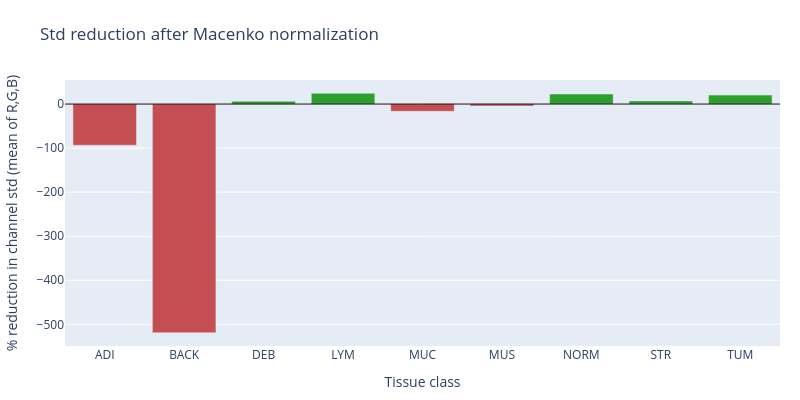
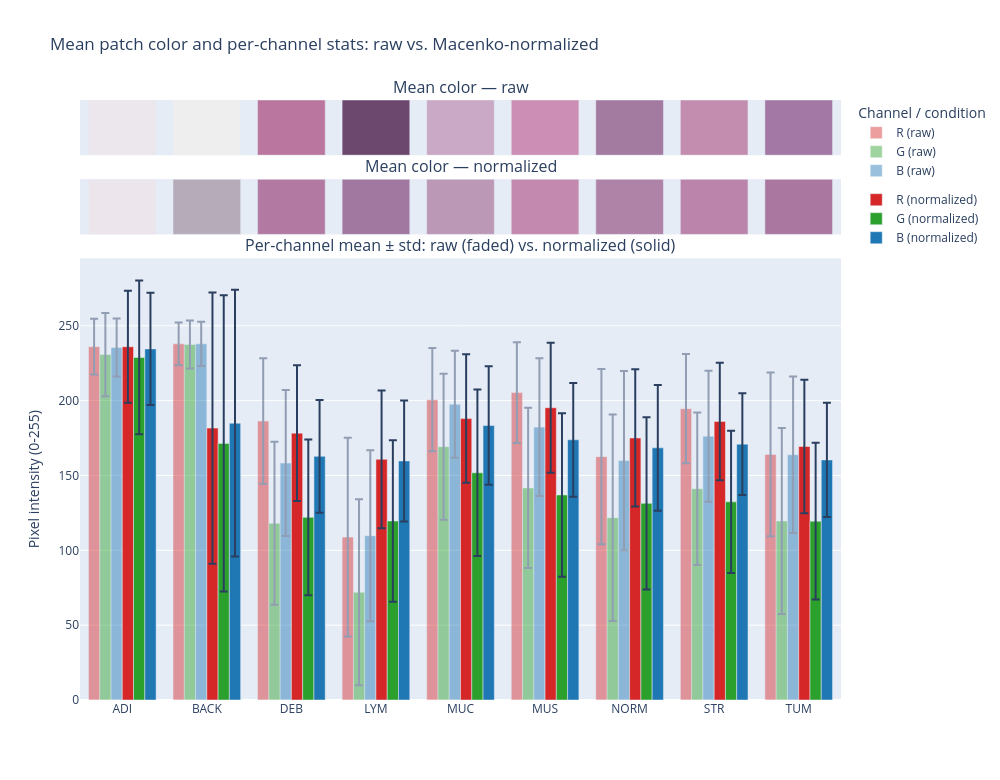

Write notebook code for charts like these, in order.
### Code cell
normalizer = sn.load_normalizer_target("notebooks/output/macenko_target_nct100k.npz")


stats_before, stats_after = sn.compute_paired_channel_stats(NCT, normalizer,
                                                            n_samples_per_class=2500)

reduction = sn.compute_variance_reduction(stats_before, stats_after)
sn.plot_variance_reduction(reduction).show()
sn.plot_channel_stats_comparison(stats_before, stats_after).show()

### Figure 1 — Plotly figure (JSON) as saved in the notebook; plotly's stock layout.template omitted (floating-point values rounded to 4 significant figures)
{"data": [{"marker": {"color": ["#c44e52", "#c44e52", "#2ca02c", "#2ca02c", "#c44e52", "#c44e52", "#2ca02c", "#2ca02c", "#2ca02c"]}, "type": "bar", "x": ["ADI", "BACK", "DEB", "LYM", "MUC", "MUS", "NORM", "STR", "TUM"], "y": [-93.42, -519.0, 6.401, 24.4, -16.43, -4.5, 22.79, 7.168, 20.38]}], "layout": {"height": 400, "margin": {"b": 20, "l": 60, "r": 20, "t": 80}, "shapes": [{"line": {"color": "black", "width": 1}, "type": "line", "x0": 0, "x1": 1, "xref": "x domain", "y0": 0, "y1": 0, "yref": "y"}], "title": {"text": "Std reduction after Macenko normalization"}, "width": 800, "xaxis": {"title": {"text": "Tissue class"}}, "yaxis": {"title": {"text": "% reduction in channel std (mean of R,G,B)"}}}}

### Figure 2 — Plotly figure (JSON) as saved in the notebook; plotly's stock layout.template omitted (floating-point values rounded to 4 significant figures)
{"data": [{"hoverinfo": "text", "hovertext": ["rgb(236,231,236)", "rgb(238,238,238)", "rgb(186,118,158)", "rgb(109,72,110)", "rgb(201,169,198)", "rgb(205,142,182)", "rgb(163,122,160)", "rgb(195,141,176)", "rgb(164,120,164)"], "marker": {"color": ["rgb(236,231,236)", "rgb(238,238,238)", "rgb(186,118,158)", "rgb(109,72,110)", "rgb(201,169,198)", "rgb(205,142,182)", "rgb(163,122,160)", "rgb(195,141,176)", "rgb(164,120,164)"]}, "showlegend": false, "type": "bar", "x": ["ADI", "BACK", "DEB", "LYM", "MUC", "MUS", "NORM", "STR", "TUM"], "xaxis": "x", "y": [1, 1, 1, 1, 1, 1, 1, 1, 1], "yaxis": "y"}, {"hoverinfo": "text", "hovertext": ["rgb(236,229,235)", "rgb(182,171,185)", "rgb(178,122,163)", "rgb(161,120,160)", "rgb(188,152,183)", "rgb(195,137,174)", "rgb(175,131,168)", "rgb(186,132,171)", "rgb(169,119,160)"], "marker": {"color": ["rgb(236,229,235)", "rgb(182,171,185)", "rgb(178,122,163)", "rgb(161,120,160)", "rgb(188,152,183)", "rgb(195,137,174)", "rgb(175,131,168)", "rgb(186,132,171)", "rgb(169,119,160)"]}, "showlegend": false, "type": "bar", "x": ["ADI", "BACK", "DEB", "LYM", "MUC", "MUS", "NORM", "STR", "TUM"], "xaxis": "x2", "y": [1, 1, 1, 1, 1, 1, 1, 1, 1], "yaxis": "y2"}, {"error_y": {"array": [18.61, 14.26, 41.98, 66.4, 34.44, 33.72, 58.56, 36.5, 54.7], "type": "data"}, "legendgroup": "raw", "marker": {"color": "#d62728"}, "name": "R (raw)", "offsetgroup": "0", "opacity": 0.45, "type": "bar", "x": ["ADI", "BACK", "DEB", "LYM", "MUC", "MUS", "NORM", "STR", "TUM"], "xaxis": "x3", "y": [236.0, 237.9, 186.4, 108.8, 200.7, 205.4, 162.6, 194.6, 164.1], "yaxis": "y3"}, {"error_y": {"array": [27.75, 15.99, 54.39, 62.2, 48.79, 53.54, 69.01, 50.94, 62.08], "type": "data"}, "legendgroup": "raw", "marker": {"color": "#2ca02c"}, "name": "G (raw)", "offsetgroup": "1", "opacity": 0.45, "type": "bar", "x": ["ADI", "BACK", "DEB", "LYM", "MUC", "MUS", "NORM", "STR", "TUM"], "xaxis": "x3", "y": [230.8, 237.5, 118.1, 72.0, 169.2, 141.7, 121.8, 141.2, 119.6], "yaxis": "y3"}, {"error_y": {"array": [19.34, 14.79, 48.76, 57.13, 35.75, 45.98, 59.91, 43.79, 52.33], "type": "data"}, "legendgroup": "raw", "marker": {"color": "#1f77b4"}, "name": "B (raw)", "offsetgroup": "2", "opacity": 0.45, "type": "bar", "x": ["ADI", "BACK", "DEB", "LYM", "MUC", "MUS", "NORM", "STR", "TUM"], "xaxis": "x3", "y": [235.5, 238.0, 158.3, 109.8, 197.6, 182.3, 159.9, 176.3, 163.8], "yaxis": "y3"}, {"error_y": {"array": [37.44, 90.6, 45.29, 46.03, 42.91, 43.43, 45.84, 39.27, 44.56], "type": "data"}, "legendgroup": "normalized", "marker": {"color": "#d62728"}, "name": "R (normalized)", "offsetgroup": "3", "opacity": 1, "type": "bar", "x": ["ADI", "BACK", "DEB", "LYM", "MUC", "MUS", "NORM", "STR", "TUM"], "xaxis": "x3", "y": [236.0, 181.7, 178.3, 160.8, 188.0, 195.3, 175.1, 186.1, 169.3], "yaxis": "y3"}, {"error_y": {"array": [51.41, 99.0, 52.07, 53.94, 55.66, 54.63, 57.54, 47.45, 52.39], "type": "data"}, "legendgroup": "normalized", "marker": {"color": "#2ca02c"}, "name": "G (normalized)", "offsetgroup": "4", "opacity": 1, "type": "bar", "x": ["ADI", "BACK", "DEB", "LYM", "MUC", "MUS", "NORM", "STR", "TUM"], "xaxis": "x3", "y": [228.9, 171.4, 122.0, 119.6, 151.8, 137.0, 131.4, 132.4, 119.5], "yaxis": "y3"}, {"error_y": {"array": [37.49, 89.13, 37.63, 40.44, 39.54, 38.02, 41.93, 34.06, 38.2], "type": "data"}, "legendgroup": "normalized", "marker": {"color": "#1f77b4"}, "name": "B (normalized)", "offsetgroup": "5", "opacity": 1, "type": "bar", "x": ["ADI", "BACK", "DEB", "LYM", "MUC", "MUS", "NORM", "STR", "TUM"], "xaxis": "x3", "y": [234.6, 184.9, 162.8, 159.7, 183.4, 173.8, 168.5, 170.9, 160.4], "yaxis": "y3"}], "layout": {"annotations": [{"font": {"size": 16}, "showarrow": false, "text": "Mean color — raw", "x": 0.5, "xanchor": "center", "xref": "paper", "y": 1, "yanchor": "bottom", "yref": "paper"}, {"font": {"size": 16}, "showarrow": false, "text": "Mean color — normalized", "x": 0.5, "xanchor": "center", "xref": "paper", "y": 0.868, "yanchor": "bottom", "yref": "paper"}, {"font": {"size": 16}, "showarrow": false, "text": "Per-channel mean ± std: raw (faded) vs. normalized (solid)", "x": 0.5, "xanchor": "center", "xref": "paper", "y": 0.736, "yanchor": "bottom", "yref": "paper"}], "barmode": "group", "height": 780, "legend": {"title": {"text": "Channel / condition"}}, "title": {"text": "Mean patch color and per-channel stats: raw vs. Macenko-normalized"}, "width": 1000, "xaxis": {"anchor": "y", "domain": [0, 1], "visible": false}, "xaxis2": {"anchor": "y2", "domain": [0, 1], "visible": false}, "xaxis3": {"anchor": "y3", "domain": [0, 1]}, "yaxis": {"anchor": "x", "domain": [0.908, 1], "range": [0, 1], "visible": false}, "yaxis2": {"anchor": "x2", "domain": [0.776, 0.868], "range": [0, 1], "visible": false}, "yaxis3": {"anchor": "x3", "domain": [0, 0.736], "title": {"text": "Pixel intensity (0-255)"}}}}
